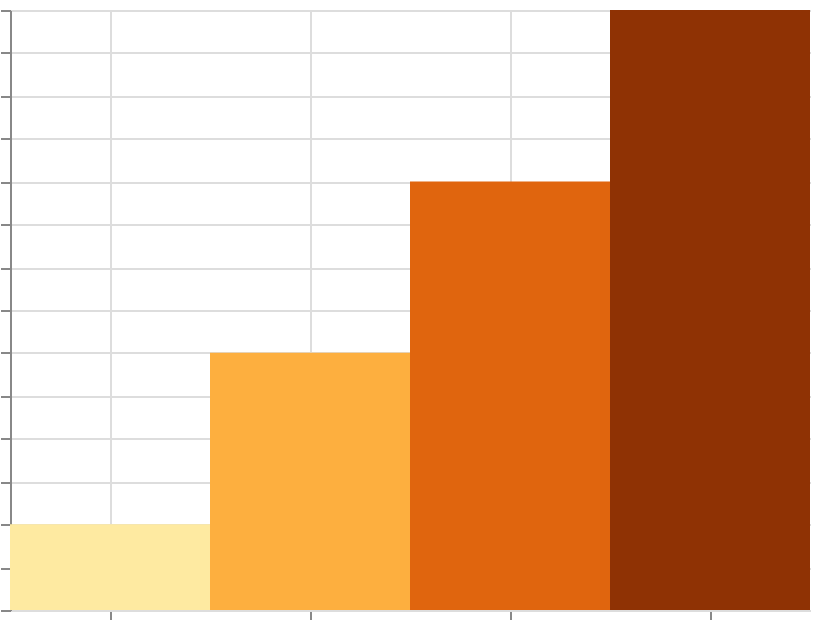

Source (Vega-Lite JSON):
### Vega specification from a JSON file in a GitHub repository (floating-point values rounded to 4 significant figures)
{"$schema": "https://vega.github.io/schema/vega/v6.json", "width": 400, "height": 300, "padding": 5, "autosize": "none", "data": [{"name": "table", "values": [{"cat": "A", "val": 10}, {"cat": "B", "val": 30}, {"cat": "C", "val": 50}, {"cat": "D", "val": 70}]}], "scales": [{"name": "x", "type": "band", "domain": {"data": "table", "field": "cat", "sort": true}, "range": "width"}, {"name": "y", "type": "linear", "domain": {"data": "table", "field": "val"}, "range": [{"signal": "height"}, 0], "zero": true, "nice": true}, {"name": "color", "type": "linear", "domain": {"data": "table", "field": "val"}, "range": {"scheme": "yelloworangebrown"}}], "marks": [{"type": "rect", "from": {"data": "table"}, "encode": {"update": {"x": {"scale": "x", "field": "cat"}, "width": {"scale": "x", "band": 1}, "y": {"scale": "y", "field": "val"}, "y2": {"scale": "y", "value": 0}, "fill": {"scale": "color", "field": "val"}}}}], "axes": [{"scale": "x", "orient": "bottom", "grid": true, "labels": false}, {"scale": "y", "orient": "left", "grid": true, "labels": false}], "legends": [{"fill": "color"}]}
